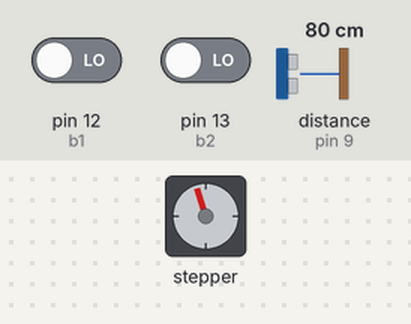
Bench run of a sketch on a simulated Arduino Uno, built with avr-gcc and run on an emulated ATmega328P. Shown: stepper motor. Wiring (inferred from the names in the program): ultrasonic range finder: trigger pin 8; echo pin 9; stepper motor (2048 steps per turn assumed): coils pin 5, pin 4, pin 3, pin 2. The test bench sets the inputs (shaded band); at power-on: distance to the obstacle (sensor on pin 9) 80 cm, pin 12 (b1) LOW, pin 13 (b2) LOW. The echo pulse lasts 58.3 µs per cm; what the sketch prints to the serial monitor is not drawn.

Above: at 1.2 s.
1.3 s: distance to the obstacle (sensor on pin 9) set to 2 cm
At 2.08 s:
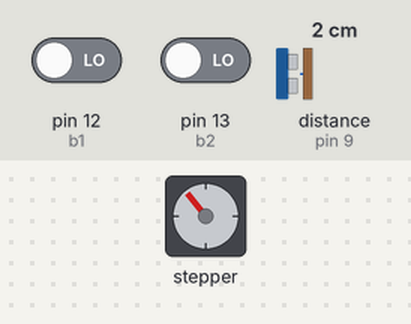
4.3 s: pin 12 (b1) driven HIGH
At 4.8 s:
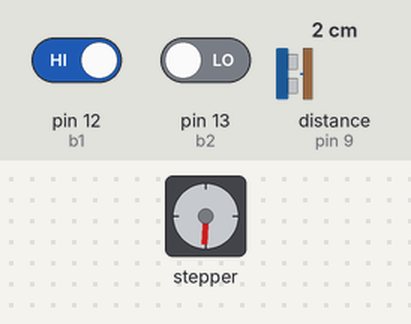
7.3 s: pin 12 (b1) driven LOW
At 7.3 s:
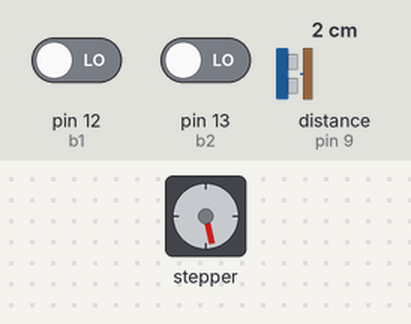
10.3 s: pin 13 (b2) driven HIGH
Timing chart, 0 to 14.3 s (numbered marks = the images above; inputs shaded):
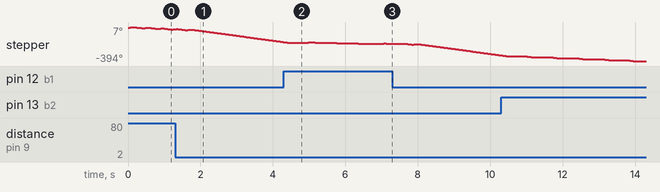

The sketch:

Self-Driving-Car.ino
```cpp
const int Stepperpin1 = 5;
const int Stepperpin2 = 4;
const int Stepperpin3 = 3;
const int Stepperpin4 = 2;
const int trig =8;
const int echo = 9;
const int b1 = 12;
const int b2 = 13;

int StepNumber = 0;
int reading;
long distanceCM;
int Store = 0;
int lastButtonState = 1;
int lastButtonState1 = 1;
int lastButtonState2 = 1;
int Store1;

void setup() {
  // put your setup code here, to run once:
  Serial.begin(9600);
pinMode(trig, OUTPUT);
pinMode(echo, INPUT);
pinMode(Stepperpin1, OUTPUT);
pinMode(Stepperpin2, OUTPUT);
pinMode(Stepperpin3, OUTPUT);
pinMode(Stepperpin4, OUTPUT);
pinMode(b1, INPUT);
pinMode(b2, INPUT);

}

void loop() {
getDistance();
int switchstate1 = digitalRead(b1);
int switchstate2 = digitalRead(b2);
Serial.print(distanceCM);

if(switchstate1 == HIGH){
    lastButtonState = !lastButtonState;
    delay(500);
}

if(lastButtonState == HIGH){
Direction(true, 10);
if(distanceCM < 10){
lastButtonState1 = !lastButtonState1;
lastButtonState = !lastButtonState;
}
}

if(lastButtonState1 == HIGH){
Direction(false, 10);
if(switchstate1 == HIGH){
  lastButtonState = !lastButtonState;
  lastButtonState1 = !lastButtonState1;
    delay(500);
}
}

if (switchstate2 == HIGH){
   lastButtonState2 = !lastButtonState2;
    delay(500);
}
if(lastButtonState2 == HIGH){
Direction(false, 10);
}
}

void Direction(bool Positive, int Times_Of_Rotation){
if(Positive){
  for (int i = 0; i <= Times_Of_Rotation; i++){
    Steps(0);
    delay(3);
    Steps(1);
    delay(3);
    Steps(2);
    delay(3);
    Steps(3);
    delay(3);
  }
}
else{
   for (int i = 0; i <= Times_Of_Rotation; i++){
    Steps(3);
    delay(3);
    Steps(2);
    delay(3);
    Steps(1);
    delay(3);
    Steps(0);
    delay(3);
  }
}
}

void getDistance()
{
  digitalWrite(trig, HIGH);
  digitalWrite(trig, LOW);
  reading = pulseIn(echo, HIGH);

  distanceCM = 0.017 * reading;
}

void Steps(int StepNumber){

  switch(StepNumber){
    case 0:
    digitalWrite(Stepperpin1, HIGH);
    digitalWrite(Stepperpin2, LOW);
    digitalWrite(Stepperpin3, LOW);
    digitalWrite(Stepperpin4, LOW);
    break;

    case 1:
    digitalWrite(Stepperpin1, LOW);
    digitalWrite(Stepperpin2, HIGH);
    digitalWrite(Stepperpin3, LOW);
    digitalWrite(Stepperpin4, LOW);
    break;

    case 2:
    digitalWrite(Stepperpin1, LOW);
    digitalWrite(Stepperpin2, LOW);
    digitalWrite(Stepperpin3, HIGH);
    digitalWrite(Stepperpin4, LOW);
    break;

    case 3:
    digitalWrite(Stepperpin1, LOW);
    digitalWrite(Stepperpin2, LOW);
    digitalWrite(Stepperpin3, LOW);
    digitalWrite(Stepperpin4, HIGH);
    break;

  }

}
```
